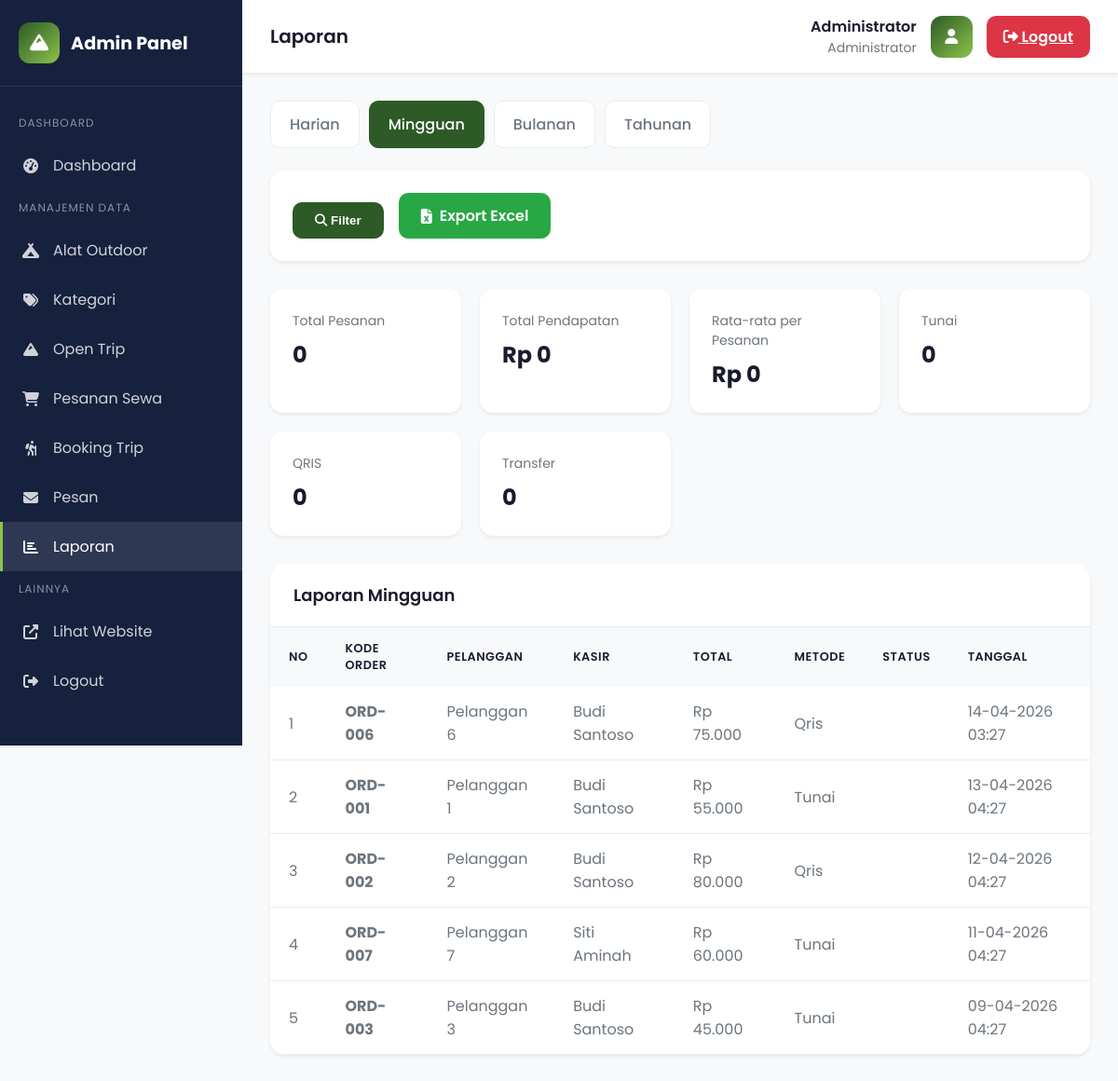
Page /admin/reports/index.php?type=weekly (signed in) on the committed database.
### tables this page shows
CREATE TABLE IF NOT EXISTS orders (
    id INT PRIMARY KEY AUTO_INCREMENT,
    kode_order VARCHAR(20) UNIQUE NOT NULL,
    user_id INT,
    nama_pelanggan VARCHAR(100) NOT NULL,
    no_hp VARCHAR(20) NOT NULL,
    email VARCHAR(100),
    total_harga DECIMAL(12,2) NOT NULL,
    tanggal_sewa DATE NOT NULL,
    tanggal_kembali DATE NOT NULL,
    metode_pembayaran ENUM('tunai', 'qris', 'transfer') DEFAULT 'tunai',
    status_pembayaran ENUM('pending', 'confirmed', 'completed', 'cancelled') DEFAULT 'pending',
    status_order ENUM('pending', 'confirmed', 'rented', 'returned', 'cancelled') DEFAULT 'pending',
    tipe_order ENUM('online', 'offline') DEFAULT 'offline',
    catatan TEXT,
    created_at TIMESTAMP DEFAULT CURRENT_TIMESTAMP,
    FOREIGN KEY (user_id) REFERENCES users(id)
);

CREATE TABLE IF NOT EXISTS users (
    id INT PRIMARY KEY AUTO_INCREMENT,
    username VARCHAR(50) NOT NULL UNIQUE,
    password VARCHAR(255) NOT NULL,
    nama_lengkap VARCHAR(100) NOT NULL,
    email VARCHAR(100) NOT NULL,
    role ENUM('admin', 'kasir', 'pengelola') DEFAULT 'kasir',
    status ENUM('active', 'inactive') DEFAULT 'active',
    created_at TIMESTAMP DEFAULT CURRENT_TIMESTAMP
);

### config/functions.php (called while the page is built, shortened)
<?php
require_once 'database.php';
function formatCurrency($amount)
{
    return 'Rp ' . number_format($amount, 0, ',', '.');
}
function getOrdersByDateRange($start_date, $end_date)
{
    global $conn;
    $stmt = $conn->prepare("SELECT o.*, u.nama_lengkap as nama_kasir
                            FROM orders o
                            LEFT JOIN users u ON o.user_id = u.id
                            WHERE DATE(o.created_at) BETWEEN ? AND ?
                            ORDER BY o.created_at DESC");
    $stmt->bind_param("ss", $start_date, $end_date);
    $stmt->execute();
    return $stmt->get_result()->fetch_all(MYSQLI_ASSOC);
}
function getWeeklyReport()
{
    $start_date = date('Y-m-d', strtotime('-7 days'));
    $end_date = date('Y-m-d');
    return getOrdersByDateRange($start_date, $end_date);
}
function getReportSummary($start_date, $end_date)
{
    global $conn;
    $stmt = $conn->prepare("SELECT
                                COUNT(*) as total_order,
                                SUM(total_harga) as total_pendapatan,
                                AVG(total_harga) as rata_rata,
                                SUM(CASE WHEN metode_pembayaran = 'tunai' THEN 1 ELSE 0 END) as jumlah_tunai,
                                SUM(CASE WHEN metode_pembayaran = 'qris' THEN 1 ELSE 0 END) as jumlah_qris,
                                SUM(CASE WHEN metode_pembayaran = 'transfer' THEN 1 ELSE 0 END) as jumlah_transfer
                            FROM orders
                            WHERE DATE(created_at) BETWEEN ? AND ? AND status_order = 'selesai'");
    $stmt->bind_param("ss", $start_date, $end_date);
    $stmt->execute();
    return $stmt->get_result()->fetch_assoc();
}

### admin/reports/index.php (the view, shortened to what this page needs)
<?php
require_once '../../config/functions.php';
$report_type = isset($_GET['type']) ? $_GET['type'] : 'daily';
$year = isset($_GET['year']) ? (int) $_GET['year'] : date('Y');
$month = isset($_GET['month']) ? (int) $_GET['month'] : date('m');
switch ($report_type) {
    case 'weekly':
        $orders = getWeeklyReport();
        $summary = getReportSummary(date('Y-m-d', strtotime('-7 days')), date('Y-m-d'));
        $title = 'Laporan Mingguan';
        break;
}
?>
<!DOCTYPE html>
<html lang="id">
<head>
    <link rel="stylesheet" href="https://cdnjs.cloudflare.com/ajax/libs/font-awesome/6.4.0/css/all.min.css">
</head>
<body>
    <aside class="sidebar">
        <div class="sidebar-brand">
            <div class="logo-icon"><i class="fas fa-mountain"></i></div>
            <span>Admin Panel</span>
        </div>
        <nav class="sidebar-menu">
            <div class="menu-section">Dashboard</div>
            <a href="../index.php" class="menu-item"><i class="fas fa-tachometer-alt"></i><span>Dashboard</span></a>
            <div class="menu-section">Manajemen Data</div>
            <a href="../products/index.php" class="menu-item"><i class="fas fa-campground"></i><span>Alat
                    Outdoor</span></a>
            <a href="../categories/index.php" class="menu-item"><i class="fas fa-tags"></i><span>Kategori</span></a>
            <a href="../trips/index.php" class="menu-item"><i class="fas fa-mountain"></i><span>Open Trip</span></a>
            <a href="../orders/index.php" class="menu-item"><i class="fas fa-shopping-cart"></i><span>Pesanan
                    Sewa</span></a>
            <a href="../trips/bookings/index.php" class="menu-item"><i class="fas fa-hiking"></i><span>Booking
                    Trip</span></a>
            <a href="../messages/index.php" class="menu-item"><i class="fas fa-envelope"></i><span>Pesan</span></a>
            <a href="index.php" class="menu-item active"><i class="fas fa-chart-bar"></i><span>Laporan</span></a>
            <div class="menu-section">Lainnya</div>
            <a href="../../index.php" class="menu-item" target="_blank"><i
                    class="fas fa-external-link-alt"></i><span>Lihat Website</span></a>
            <a href="../logout.php" class="menu-item"><i class="fas fa-sign-out-alt"></i><span>Logout</span></a>
        </nav>
    </aside>
    <main class="main-content">
        <header class="admin-header">
            <h1 class="header-title">Laporan</h1>
            <div class="header-user">
                <div class="user-info">
                    <div class="user-name"><?= $_SESSION['admin_nama'] ?></div>
                    <div class="user-role">Administrator</div>
                </div>
                <div class="user-avatar"><i class="fas fa-user"></i></div>
                <a href="../logout.php" class="btn-logout"><i class="fas fa-sign-out-alt"></i> Logout</a>
            </div>
        </header>
        <div class="content">
            <div class="filters">
                <div class="filter-tabs">
                    <a href="?type=daily" class="filter-tab <?= $report_type == 'daily' ? 'active' : '' ?>">Harian</a>
                    <a href="?type=weekly"
                        class="filter-tab <?= $report_type == 'weekly' ? 'active' : '' ?>">Mingguan</a>
                    <a href="?type=monthly"
                        class="filter-tab <?= $report_type == 'monthly' ? 'active' : '' ?>">Bulanan</a>
                    <a href="?type=yearly"
                        class="filter-tab <?= $report_type == 'yearly' ? 'active' : '' ?>">Tahunan</a>
                </div>
                <form class="filter-form" method="GET">
                    <button type="submit" class="btn-filter"><i class="fas fa-search"></i> Filter</button>
                    <a href="?type=<?= $report_type ?>&export=excel<?= $report_type == 'monthly' ? '&month=' . $month . '&year=' . $year : '' ?><?= $report_type == 'yearly' ? '&year=' . $year : '' ?>"
                        class="btn-export"><i class="fas fa-file-excel"></i> Export Excel</a>
                </form>
            </div>
            <div class="stats-grid">
                <div class="stat-card">
                    <div class="stat-label">Total Pesanan</div>
                    <div class="stat-value"><?= $summary['total_order'] ?? 0 ?></div>
                </div>
                <div class="stat-card">
                    <div class="stat-label">Total Pendapatan</div>
                    <div class="stat-value"><?= formatCurrency($summary['total_pendapatan'] ?? 0) ?></div>
                </div>
                <div class="stat-card">
                    <div class="stat-label">Rata-rata per Pesanan</div>
                    <div class="stat-value"><?= formatCurrency($summary['rata_rata'] ?? 0) ?></div>
                </div>
                <div class="stat-card">
                    <div class="stat-label">Tunai</div>
                    <div class="stat-value"><?= $summary['jumlah_tunai'] ?? 0 ?></div>
                </div>
                <div class="stat-card">
                    <div class="stat-label">QRIS</div>
                    <div class="stat-value"><?= $summary['jumlah_qris'] ?? 0 ?></div>
                </div>
                <div class="stat-card">
                    <div class="stat-label">Transfer</div>
                    <div class="stat-value"><?= $summary['jumlah_transfer'] ?? 0 ?></div>
                </div>
            </div>
            <div class="card">
                <div class="card-header">
                    <h2 class="card-title"><?= $title ?></h2>
                </div>
                <table class="table">
                    <thead>
                        <tr>
                            <th>No</th>
                            <th>Kode Order</th>
                            <th>Pelanggan</th>
                            <th>Kasir</th>
                            <th>Total</th>
                            <th>Metode</th>
                            <th>Status</th>
                            <th>Tanggal</th>
                        </tr>
                    </thead>
                    <tbody>
                        <?php if (count($orders) > 0): ?>
                            <?php foreach ($orders as $index => $order): ?>
                                <tr>
                                    <td><?= $index + 1 ?></td>
                                    <td><strong><?= $order['kode_order'] ?></strong></td>
                                    <td><?= $order['nama_pelanggan'] ?></td>
                                    <td><?= $order['nama_kasir'] ?? '-' ?></td>
                                    <td><?= formatCurrency($order['total_harga']) ?></td>
                                    <td><?= ucfirst($order['metode_pembayaran']) ?></td>
                                    <td><span
                                            class="status-badge <?= $order['status_order'] ?>"><?= $order['status_order'] ?></span>
                                    </td>
                                    <td><?= date('d-m-Y H:i', strtotime($order['created_at'])) ?></td>
                                </tr>
                            <?php endforeach; ?>
                        <?php else: ?>
                            <tr>
                                <td colspan="8" style="text-align: center; padding: 40px;">Tidak ada data pesanan</td>
                            </tr>
                        <?php endif; ?>
                    </tbody>
                </table>
            </div>
        </div>
    </main>
</body>
</html>

### rows in the picture
orders: kode_order "ORD-006", nama_pelanggan "Pelanggan 6", user.nama_lengkap "Budi Santoso", total_harga "Rp 75.000", metode_pembayaran "Qris", created_at "14-04-2026 03:27"
orders: kode_order "ORD-001", nama_pelanggan "Pelanggan 1", user.nama_lengkap "Budi Santoso", total_harga "Rp 55.000", metode_pembayaran "Tunai", created_at "13-04-2026 04:27"
orders: kode_order "ORD-002", nama_pelanggan "Pelanggan 2", user.nama_lengkap "Budi Santoso", total_harga "Rp 80.000", metode_pembayaran "Qris", created_at "12-04-2026 04:27"
orders: kode_order "ORD-007", nama_pelanggan "Pelanggan 7", user.nama_lengkap "Siti Aminah", total_harga "Rp 60.000", metode_pembayaran "Tunai", created_at "11-04-2026 04:27"
orders: kode_order "ORD-003", nama_pelanggan "Pelanggan 3", user.nama_lengkap "Budi Santoso", total_harga "Rp 45.000", metode_pembayaran "Tunai", created_at "09-04-2026 04:27"

### other values in the picture
$_SESSION['admin_nama'] "Administrator"
$summary['total_order'] "0"
formatCurrency($summary['total_pendapatan'] ?? 0) "Rp 0"
formatCurrency($summary['rata_rata'] ?? 0) "Rp 0"
$summary['jumlah_tunai'] "0"
$summary['jumlah_qris'] "0"
$summary['jumlah_transfer'] "0"
$title "Laporan Mingguan"
